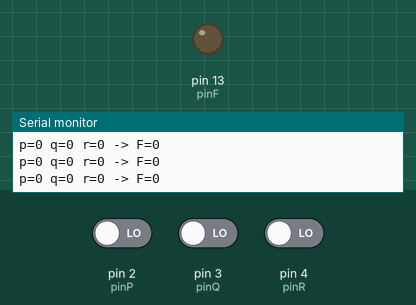
Recording of a sketch running on a simulated Arduino Uno, built with avr-gcc and run on an emulated ATmega328P. Parts: output pins drawn as LEDs (lit = HIGH), the last lines printed to the serial monitor. The inputs (shaded band) are chosen by the test bench; at power-on: pin 2 (pinP) LOW, pin 3 (pinQ) LOW, pin 4 (pinR) LOW.

Above: at 1.2 s.
1.3 s: pin 2 (pinP) driven HIGH
At 2.1 s:
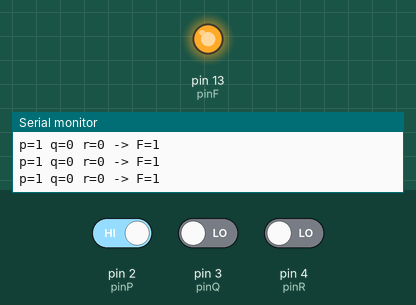
2.9 s: pin 2 (pinP) driven LOW
At 3.4 s:
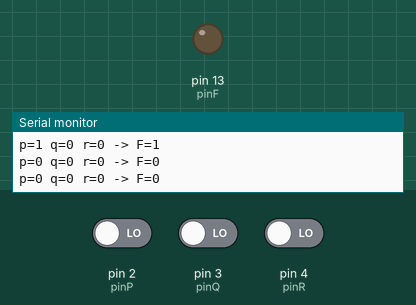
4.5 s: pin 3 (pinQ) driven HIGH
At 6.0 s:
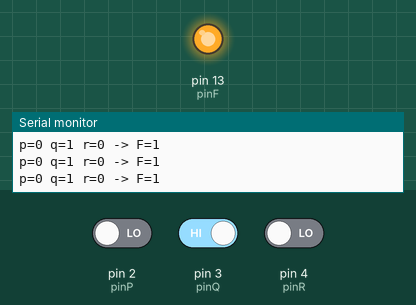
Timing chart, 0 to 7.5 s (numbered marks = the images above; inputs shaded):
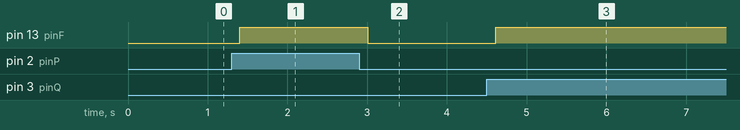

The sketch:

gate_q3.ino
```cpp
// Define pin numbers
const int pinP = 2;
const int pinQ = 3;
const int pinR = 4;
const int pinF = 13;  // Output pin (e.g., built-in LED)

void setup() {
  // Set up input pins
  pinMode(pinP, INPUT);
  pinMode(pinQ, INPUT);
  pinMode(pinR, INPUT);

  // Set up output pin
  pinMode(pinF, OUTPUT);

  // Optional: start serial for debugging
  Serial.begin(9600);
}

void loop() {
  // Read input values
  int p = digitalRead(pinP);
  int q = digitalRead(pinQ);
  int r = digitalRead(pinR);

  // Compute F = p XOR q XOR r
  int F = p ^ q ^ r;

  // Write the result to the output pin
  digitalWrite(pinF, F);

  // Optional: print for debugging
  Serial.print("p=");
  Serial.print(p);
  Serial.print(" q=");
  Serial.print(q);
  Serial.print(" r=");
  Serial.print(r);
  Serial.print(" -> F=");
  Serial.println(F);

  delay(200);  // short delay to avoid flooding serial
}
```

Measured:
- after the input at 1.3 s, pin 13 (pinF): LOW → HIGH after 0.10 s
- after the input at 2.9 s, pin 13 (pinF): HIGH → LOW after 0.11 s
- after the input at 4.5 s, pin 13 (pinF): LOW → HIGH after 0.11 s
